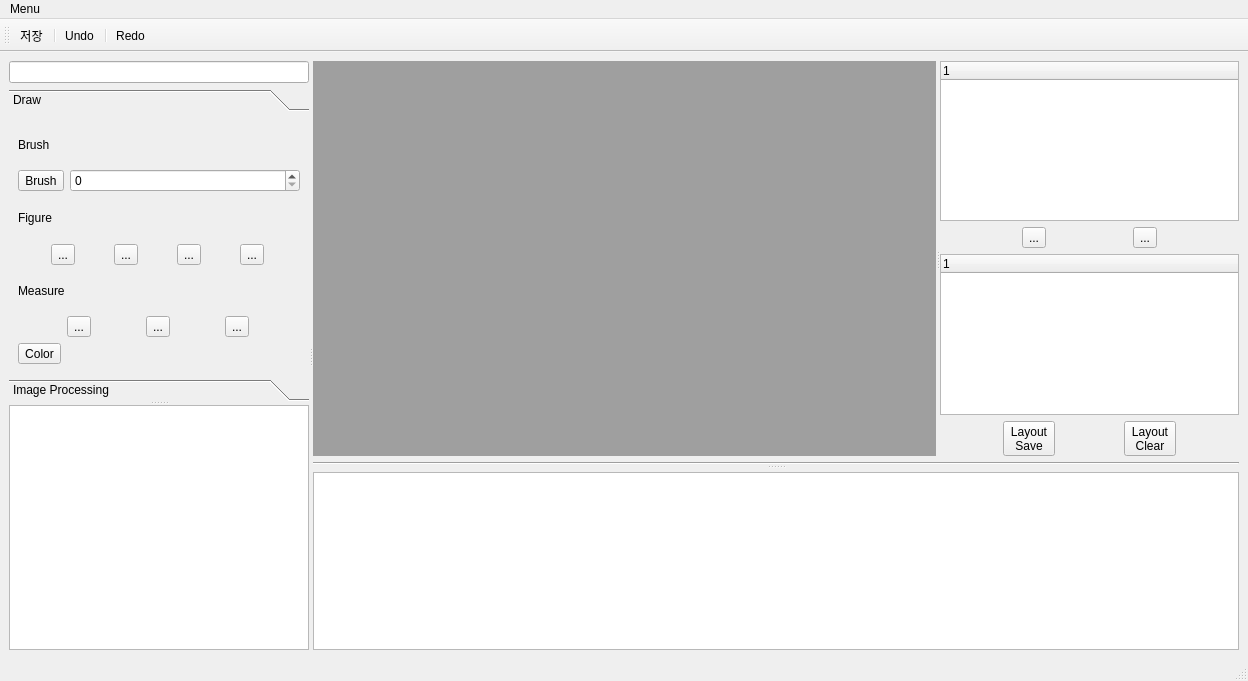
<?xml version="1.0" encoding="UTF-8"?>
<ui version="4.0">
 <class>MainWindow</class>
 <widget class="QMainWindow" name="MainWindow">
  <property name="geometry">
   <rect>
    <x>0</x>
    <y>0</y>
    <width>1248</width>
    <height>681</height>
   </rect>
  </property>
  <property name="windowTitle">
   <string>MainWindow</string>
  </property>
  <widget class="QWidget" name="centralwidget">
   <layout class="QVBoxLayout" name="verticalLayout_15">
    <item>
     <widget class="QSplitter" name="splitter3">
      <property name="orientation">
       <enum>Qt::Horizontal</enum>
      </property>
      <widget class="QSplitter" name="splitter10">
       <property name="orientation">
        <enum>Qt::Vertical</enum>
       </property>
       <widget class="QWidget" name="layoutWidget">
        <layout class="QVBoxLayout" name="verticalLayout_12">
         <item>
          <widget class="QLineEdit" name="lineEdit"/>
         </item>
         <item>
          <widget class="QToolBox" name="toolBox">
           <property name="currentIndex">
            <number>0</number>
           </property>
           <widget class="QWidget" name="page">
            <property name="geometry">
             <rect>
              <x>0</x>
              <y>0</y>
              <width>181</width>
              <height>240</height>
             </rect>
            </property>
            <attribute name="label">
             <string>Draw</string>
            </attribute>
            <layout class="QVBoxLayout" name="verticalLayout_11">
             <item>
              <layout class="QVBoxLayout" name="verticalLayout_5">
               <item>
                <layout class="QVBoxLayout" name="verticalLayout">
                 <item>
                  <widget class="QLabel" name="label">
                   <property name="text">
                    <string>Brush</string>
                   </property>
                  </widget>
                 </item>
                 <item>
                  <layout class="QHBoxLayout" name="horizontalLayout_4">
                   <item>
                    <widget class="QToolButton" name="BrushtoolButton">
                     <property name="text">
                      <string>Brush</string>
                     </property>
                     <property name="icon">
                      <iconset resource="Image.qrc">
                       <normaloff>:/Image/draw2.png</normaloff>:/Image/draw2.png</iconset>
                     </property>
                    </widget>
                   </item>
                   <item>
                    <widget class="QSpinBox" name="spinBox"/>
                   </item>
                  </layout>
                 </item>
                </layout>
               </item>
               <item>
                <layout class="QVBoxLayout" name="verticalLayout_3">
                 <item>
                  <widget class="QLabel" name="label_2">
                   <property name="text">
                    <string>Figure</string>
                   </property>
                  </widget>
                 </item>
                 <item>
                  <layout class="QHBoxLayout" name="horizontalLayout_5">
                   <item>
                    <widget class="QToolButton" name="CircletoolButton">
                     <property name="text">
                      <string>...</string>
                     </property>
                     <property name="icon">
                      <iconset resource="Image.qrc">
                       <normaloff>:/Image/circle2.png</normaloff>:/Image/circle2.png</iconset>
                     </property>
                    </widget>
                   </item>
                   <item>
                    <widget class="QToolButton" name="RectangletoolButton">
                     <property name="text">
                      <string>...</string>
                     </property>
                     <property name="icon">
                      <iconset resource="Image.qrc">
                       <normaloff>:/Image/triangle2.png</normaloff>:/Image/triangle2.png</iconset>
                     </property>
                    </widget>
                   </item>
                   <item>
                    <widget class="QToolButton" name="TriangletoolButton">
                     <property name="text">
                      <string>...</string>
                     </property>
                     <property name="icon">
                      <iconset resource="Image.qrc">
                       <normaloff>:/Image/rectangle2.png</normaloff>:/Image/rectangle2.png</iconset>
                     </property>
                    </widget>
                   </item>
                   <item>
                    <widget class="QToolButton" name="ArrowtoolButton">
                     <property name="text">
                      <string>...</string>
                     </property>
                     <property name="icon">
                      <iconset resource="Image.qrc">
                       <normaloff>:/Image/arrow3.png</normaloff>:/Image/arrow3.png</iconset>
                     </property>
                    </widget>
                   </item>
                  </layout>
                 </item>
                </layout>
               </item>
               <item>
                <layout class="QVBoxLayout" name="verticalLayout_4">
                 <item>
                  <widget class="QLabel" name="label_3">
                   <property name="text">
                    <string>Measure</string>
                   </property>
                  </widget>
                 </item>
                 <item>
                  <layout class="QHBoxLayout" name="horizontalLayout_6">
                   <item>
                    <widget class="QToolButton" name="RulertoolButton">
                     <property name="text">
                      <string>...</string>
                     </property>
                     <property name="icon">
                      <iconset resource="Image.qrc">
                       <normaloff>:/Image/ruler.png</normaloff>:/Image/ruler.png</iconset>
                     </property>
                    </widget>
                   </item>
                   <item>
                    <widget class="QToolButton" name="MeasuretoolButton">
                     <property name="text">
                      <string>...</string>
                     </property>
                     <property name="icon">
                      <iconset resource="Image.qrc">
                       <normaloff>:/Image/measure.png</normaloff>:/Image/measure.png</iconset>
                     </property>
                    </widget>
                   </item>
                   <item>
                    <widget class="QToolButton" name="ProtractortoolButton">
                     <property name="text">
                      <string>...</string>
                     </property>
                     <property name="icon">
                      <iconset resource="Image.qrc">
                       <normaloff>:/Image/progtractor.png</normaloff>:/Image/progtractor.png</iconset>
                     </property>
                    </widget>
                   </item>
                  </layout>
                 </item>
                </layout>
               </item>
               <item>
                <widget class="QToolButton" name="ColortoolButton">
                 <property name="layoutDirection">
                  <enum>Qt::LeftToRight</enum>
                 </property>
                 <property name="text">
                  <string>Color</string>
                 </property>
                 <property name="icon">
                  <iconset resource="Image.qrc">
                   <normaloff>:/Image/color.png</normaloff>:/Image/color.png</iconset>
                 </property>
                 <property name="iconSize">
                  <size>
                   <width>150</width>
                   <height>15</height>
                  </size>
                 </property>
                </widget>
               </item>
              </layout>
             </item>
            </layout>
           </widget>
           <widget class="QWidget" name="page_3">
            <property name="geometry">
             <rect>
              <x>0</x>
              <y>0</y>
              <width>221</width>
              <height>240</height>
             </rect>
            </property>
            <attribute name="label">
             <string>Image Processing</string>
            </attribute>
            <layout class="QVBoxLayout" name="verticalLayout_10">
             <item>
              <layout class="QVBoxLayout" name="verticalLayout_9">
               <item>
                <layout class="QVBoxLayout" name="verticalLayout_8">
                 <item>
                  <widget class="QLabel" name="label_4">
                   <property name="text">
                    <string>Image</string>
                   </property>
                  </widget>
                 </item>
                 <item>
                  <layout class="QVBoxLayout" name="verticalLayout_6">
                   <item>
                    <layout class="QHBoxLayout" name="horizontalLayout_7">
                     <item>
                      <widget class="QToolButton" name="ColortoolButton_9">
                       <property name="text">
                        <string>...</string>
                       </property>
                       <property name="icon">
                        <iconset resource="Image.qrc">
                         <normaloff>:/Image/colorreversal.png</normaloff>:/Image/colorreversal.png</iconset>
                       </property>
                      </widget>
                     </item>
                     <item>
                      <widget class="QToolButton" name="ColortoolButton_7">
                       <property name="text">
                        <string>...</string>
                       </property>
                       <property name="icon">
                        <iconset resource="Image.qrc">
                         <normaloff>:/Image/colorreversal.png</normaloff>:/Image/colorreversal.png</iconset>
                       </property>
                      </widget>
                     </item>
                     <item>
                      <widget class="QToolButton" name="ColortoolButton_8">
                       <property name="text">
                        <string>...</string>
                       </property>
                       <property name="icon">
                        <iconset resource="Image.qrc">
                         <normaloff>:/Image/reversal.png</normaloff>:/Image/reversal.png</iconset>
                       </property>
                      </widget>
                     </item>
                    </layout>
                   </item>
                   <item>
                    <layout class="QHBoxLayout" name="horizontalLayout_8">
                     <item>
                      <widget class="QToolButton" name="SharpentoolButton">
                       <property name="text">
                        <string>...</string>
                       </property>
                       <property name="icon">
                        <iconset resource="Image.qrc">
                         <normaloff>:/Image/sharpen.png</normaloff>:/Image/sharpen.png</iconset>
                       </property>
                      </widget>
                     </item>
                     <item>
                      <widget class="QToolButton" name="ColortoolButton_10">
                       <property name="text">
                        <string>...</string>
                       </property>
                       <property name="icon">
                        <iconset resource="Image.qrc">
                         <normaloff>:/Image/bright.png</normaloff>:/Image/bright.png</iconset>
                       </property>
                      </widget>
                     </item>
                     <item>
                      <widget class="QToolButton" name="ColortoolButton_12">
                       <property name="text">
                        <string>...</string>
                       </property>
                       <property name="icon">
                        <iconset resource="Image.qrc">
                         <normaloff>:/Image/panning.png</normaloff>:/Image/panning.png</iconset>
                       </property>
                      </widget>
                     </item>
                    </layout>
                   </item>
                   <item>
                    <layout class="QHBoxLayout" name="horizontalLayout_9">
                     <item>
                      <widget class="QToolButton" name="ColortoolButton_6">
                       <property name="text">
                        <string>...</string>
                       </property>
                       <property name="icon">
                        <iconset resource="Image.qrc">
                         <normaloff>:/Image/rotate.png</normaloff>:/Image/rotate.png</iconset>
                       </property>
                      </widget>
                     </item>
                     <item>
                      <widget class="QToolButton" name="ColortoolButton_11">
                       <property name="text">
                        <string>...</string>
                       </property>
                       <property name="icon">
                        <iconset resource="Image.qrc">
                         <normaloff>:/Image/zoom.png</normaloff>:/Image/zoom.png</iconset>
                       </property>
                      </widget>
                     </item>
                    </layout>
                   </item>
                  </layout>
                 </item>
                </layout>
               </item>
               <item>
                <layout class="QVBoxLayout" name="verticalLayout_7">
                 <item>
                  <widget class="QLabel" name="label_5">
                   <property name="text">
                    <string>Initialize</string>
                   </property>
                  </widget>
                 </item>
                 <item>
                  <layout class="QHBoxLayout" name="horizontalLayout_10">
                   <item>
                    <widget class="QPushButton" name="pushButton_3">
                     <property name="text">
                      <string>Draw</string>
                     </property>
                    </widget>
                   </item>
                   <item>
                    <widget class="QPushButton" name="pushButton_4">
                     <property name="text">
                      <string>Image</string>
                     </property>
                    </widget>
                   </item>
                  </layout>
                 </item>
                </layout>
               </item>
              </layout>
             </item>
            </layout>
           </widget>
          </widget>
         </item>
        </layout>
       </widget>
       <widget class="QTableView" name="patientTableView">
        <property name="editTriggers">
         <set>QAbstractItemView::NoEditTriggers</set>
        </property>
        <property name="alternatingRowColors">
         <bool>true</bool>
        </property>
        <property name="selectionBehavior">
         <enum>QAbstractItemView::SelectRows</enum>
        </property>
        <attribute name="verticalHeaderDefaultSectionSize">
         <number>30</number>
        </attribute>
       </widget>
      </widget>
      <widget class="QSplitter" name="splitter2">
       <property name="orientation">
        <enum>Qt::Vertical</enum>
       </property>
       <widget class="QWidget" name="layoutWidget">
        <layout class="QVBoxLayout" name="verticalLayout_14">
         <item>
          <widget class="QSplitter" name="splitter">
           <property name="orientation">
            <enum>Qt::Horizontal</enum>
           </property>
           <widget class="QMdiArea" name="mdiArea">
            <property name="viewMode">
             <enum>QMdiArea::TabbedView</enum>
            </property>
           </widget>
           <widget class="QWidget" name="layoutWidget">
            <layout class="QVBoxLayout" name="verticalLayout_2">
             <item>
              <widget class="QTreeWidget" name="treeWidget">
               <column>
                <property name="text">
                 <string notr="true">1</string>
                </property>
               </column>
              </widget>
             </item>
             <item>
              <layout class="QHBoxLayout" name="horizontalLayout">
               <item>
                <spacer name="horizontalSpacer_3">
                 <property name="orientation">
                  <enum>Qt::Horizontal</enum>
                 </property>
                 <property name="sizeHint" stdset="0">
                  <size>
                   <width>18</width>
                   <height>20</height>
                  </size>
                 </property>
                </spacer>
               </item>
               <item>
                <widget class="QToolButton" name="toolButton">
                 <property name="text">
                  <string>...</string>
                 </property>
                </widget>
               </item>
               <item>
                <spacer name="horizontalSpacer">
                 <property name="orientation">
                  <enum>Qt::Horizontal</enum>
                 </property>
                 <property name="sizeHint" stdset="0">
                  <size>
                   <width>18</width>
                   <height>20</height>
                  </size>
                 </property>
                </spacer>
               </item>
               <item>
                <widget class="QToolButton" name="toolButton_2">
                 <property name="text">
                  <string>...</string>
                 </property>
                </widget>
               </item>
               <item>
                <spacer name="horizontalSpacer_2">
                 <property name="orientation">
                  <enum>Qt::Horizontal</enum>
                 </property>
                 <property name="sizeHint" stdset="0">
                  <size>
                   <width>18</width>
                   <height>20</height>
                  </size>
                 </property>
                </spacer>
               </item>
              </layout>
             </item>
             <item>
              <widget class="QTreeWidget" name="treeWidget_2">
               <column>
                <property name="text">
                 <string notr="true">1</string>
                </property>
               </column>
              </widget>
             </item>
             <item>
              <layout class="QHBoxLayout" name="horizontalLayout_2">
               <item>
                <spacer name="horizontalSpacer_4">
                 <property name="orientation">
                  <enum>Qt::Horizontal</enum>
                 </property>
                 <property name="sizeHint" stdset="0">
                  <size>
                   <width>18</width>
                   <height>20</height>
                  </size>
                 </property>
                </spacer>
               </item>
               <item>
                <widget class="QToolButton" name="toolButton_3">
                 <property name="styleSheet">
                  <string notr="true">QToolButton {background-color: rgb(174, 255, 108)};</string>
                 </property>
                 <property name="text">
                  <string>Layout
Save</string>
                 </property>
                </widget>
               </item>
               <item>
                <spacer name="horizontalSpacer_5">
                 <property name="orientation">
                  <enum>Qt::Horizontal</enum>
                 </property>
                 <property name="sizeHint" stdset="0">
                  <size>
                   <width>18</width>
                   <height>20</height>
                  </size>
                 </property>
                </spacer>
               </item>
               <item>
                <widget class="QToolButton" name="toolButton_4">
                 <property name="styleSheet">
                  <string notr="true">QToolButton {background-color: rgb(64, 230, 255)};</string>
                 </property>
                 <property name="text">
                  <string>Layout
Clear</string>
                 </property>
                </widget>
               </item>
               <item>
                <spacer name="horizontalSpacer_6">
                 <property name="orientation">
                  <enum>Qt::Horizontal</enum>
                 </property>
                 <property name="sizeHint" stdset="0">
                  <size>
                   <width>18</width>
                   <height>20</height>
                  </size>
                 </property>
                </spacer>
               </item>
              </layout>
             </item>
            </layout>
           </widget>
          </widget>
         </item>
         <item>
          <widget class="Line" name="line">
           <property name="orientation">
            <enum>Qt::Horizontal</enum>
           </property>
          </widget>
         </item>
        </layout>
       </widget>
       <widget class="QWidget" name="layoutWidget">
        <layout class="QVBoxLayout" name="verticalLayout_13">
         <item>
          <spacer name="verticalSpacer">
           <property name="orientation">
            <enum>Qt::Vertical</enum>
           </property>
           <property name="sizeHint" stdset="0">
            <size>
             <width>20</width>
             <height>18</height>
            </size>
           </property>
          </spacer>
         </item>
         <item>
          <widget class="QListWidget" name="listWidget"/>
         </item>
        </layout>
       </widget>
      </widget>
     </widget>
    </item>
   </layout>
  </widget>
  <widget class="QMenuBar" name="menubar">
   <property name="geometry">
    <rect>
     <x>0</x>
     <y>0</y>
     <width>1248</width>
     <height>26</height>
    </rect>
   </property>
   <widget class="QMenu" name="menuMenu">
    <property name="title">
     <string>Menu</string>
    </property>
   </widget>
   <addaction name="menuMenu"/>
  </widget>
  <widget class="QStatusBar" name="statusbar"/>
  <widget class="QToolBar" name="toolBar">
   <property name="windowTitle">
    <string>toolBar</string>
   </property>
   <attribute name="toolBarArea">
    <enum>TopToolBarArea</enum>
   </attribute>
   <attribute name="toolBarBreak">
    <bool>false</bool>
   </attribute>
   <addaction name="actionSave"/>
   <addaction name="separator"/>
   <addaction name="actionUndo"/>
   <addaction name="separator"/>
   <addaction name="actionRedo"/>
  </widget>
  <action name="actionSave">
   <property name="text">
    <string>저장</string>
   </property>
  </action>
  <action name="actionRedo">
   <property name="text">
    <string>Redo</string>
   </property>
  </action>
  <action name="actionUndo">
   <property name="text">
    <string>Undo</string>
   </property>
  </action>
 </widget>
 <resources>
  <include location="Image.qrc"/>
 </resources>
 <connections/>
</ui>
